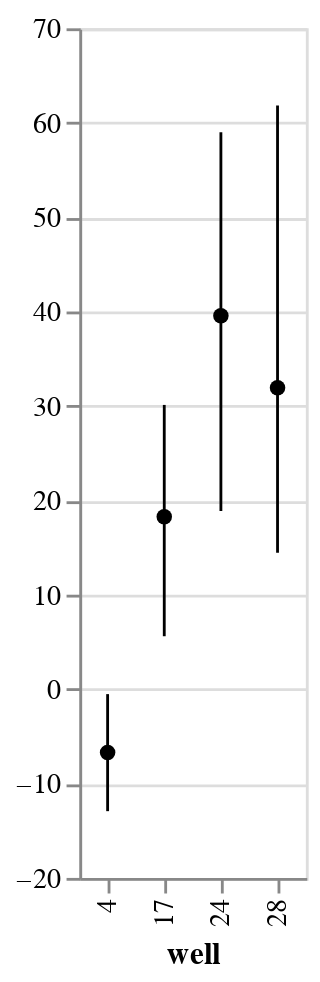

The notebook cell this image was saved under:
### Markdown cell above
## 5. Save output graph and output summary

### Code cell
# Save summary graphs
df.groupby('well').apply(graphical_well_summary)

# Save output
df_summ = df[['well','particle','param_t']].drop_duplicates().copy()
df_summ.to_csv(folder_path / 'output_summary.csv', index=False, sep=';')

# Save summary graph
summary_graph(df_summ, folder_path)

### Figure 1 — Vega-Lite specification as saved in the notebook (floating-point values rounded to 4 significant figures)
{"config": {"view": {"continuousWidth": 400, "continuousHeight": 300}}, "layer": [{"mark": {"type": "errorbar", "extent": "ci"}, "encoding": {"x": {"type": "nominal", "field": "well"}, "y": {"type": "quantitative", "field": "param_t", "title": null}}}, {"mark": {"type": "point", "color": "black", "filled": true}, "encoding": {"tooltip": [{"type": "quantitative", "aggregate": "count", "field": "param_t", "title": "n particles"}, {"type": "quantitative", "field": "well"}], "x": {"type": "nominal", "field": "well"}, "y": {"type": "quantitative", "aggregate": "mean", "field": "param_t", "title": "Swell rate (Pixel^2 / Frame)"}}}, {"mark": {"type": "rule", "color": "r"}, "encoding": {"x": {"type": "nominal", "field": "well"}, "y": {"type": "quantitative", "field": "ruler"}}}], "data": {"name": "data-cb149824d244877afd73c9faa3212748"}, "$schema": "https://vega.github.io/schema/vega-lite/v4.0.0.json", "datasets": {"data-cb149824d244877afd73c9faa3212748": [{"well": 4, "particle": 0, "param_t": -8.168, "ruler": 0}, {"well": 4, "particle": 2, "param_t": -3.56, "ruler": 0}, {"well": 4, "particle": 3, "param_t": -13.77, "ruler": 0}, {"well": 4, "particle": 5, "param_t": -22.04, "ruler": 0}, {"well": 4, "particle": 6, "param_t": -7.697, "ruler": 0}, {"well": 4, "particle": 10, "param_t": 6.732, "ruler": 0}, {"well": 4, "particle": 9, "param_t": 1.459, "ruler": 0}, {"well": 17, "particle": 0, "param_t": 25.08, "ruler": 0}, {"well": 17, "particle": 4, "param_t": -3.892, "ruler": 0}, {"well": 17, "particle": 6, "param_t": 38.75, "ruler": 0}, {"well": 17, "particle": 8, "param_t": 41.99, "ruler": 0}, {"well": 17, "particle": 9, "param_t": 8.325, "ruler": 0}, {"well": 17, "particle": 11, "param_t": 15.86, "ruler": 0}, {"well": 17, "particle": 10, "param_t": 1.646, "ruler": 0}, {"well": 24, "particle": 1, "param_t": 9.2, "ruler": 0}, {"well": 24, "particle": 4, "param_t": 80.74, "ruler": 0}, {"well": 24, "particle": 5, "param_t": 76.5, "ruler": 0}, {"well": 24, "particle": 6, "param_t": -15.87, "ruler": 0}, {"well": 24, "particle": 7, "param_t": 24.66, "ruler": 0}, {"well": 24, "particle": 8, "param_t": 59.43, "ruler": 0}, {"well": 24, "particle": 9, "param_t": 46.55, "ruler": 0}, {"well": 24, "particle": 10, "param_t": 35.26, "ruler": 0}, {"well": 28, "particle": 0, "param_t": 61.82, "ruler": 0}, {"well": 28, "particle": 7, "param_t": 14.45, "ruler": 0}, {"well": 28, "particle": 9, "param_t": 19.52, "ruler": 0}]}}
